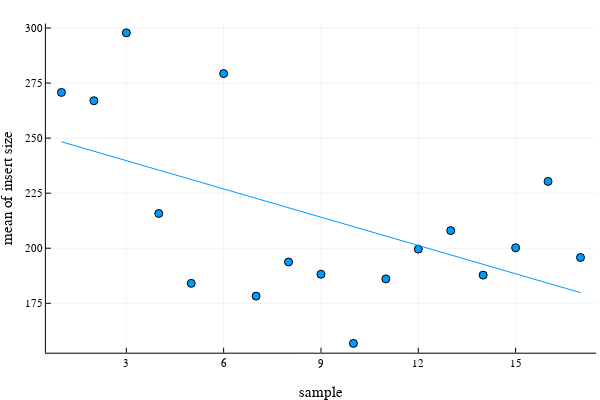

This figure's notebook cell:
### Code cell
# convert an object of type SubString{String} to an object of type Float64
insertDF[!, "MEAN"] = [parse(Float64,x) for x in insertDF[!, "MEAN"]]

scatter(insertDF[!, "MEAN"], xlabel="sample", ylabel="mean of insert size", label=false, smooth=true)

### Figure 1 — Plotly figure (JSON) as saved in the notebook; plotly's stock layout.template omitted (floating-point values rounded to 4 significant figures)
{"data": [{"colorbar": {"title": ""}, "legendgroup": "", "marker": {"color": "rgba(0, 154, 250, 1.000)", "line": {"color": "rgba(0, 0, 0, 1.000)", "width": 1}, "size": 8, "symbol": "circle"}, "mode": "markers", "name": "", "showlegend": false, "type": "scatter", "x": [1, 2, 3, 4, 5, 6, 7, 8, 9, 10, 11, 12, 13, 14, 15, 16, 17], "xaxis": "x", "y": [270.8, 267.0, 297.8, 215.8, 184.0, 279.3, 178.3, 193.7, 188.2, 156.8, 186.1, 199.6, 208.0, 187.8, 200.2, 230.3, 195.8], "yaxis": "y", "zmax": null, "zmin": null}, {"colorbar": {"title": ""}, "legendgroup": "", "line": {"color": "rgba(0, 154, 250, 1.000)", "dash": "solid", "shape": "linear", "width": 1}, "mode": "lines", "name": "", "showlegend": false, "type": "scatter", "x": [1, 17], "xaxis": "x", "y": [248.3, 179.8], "yaxis": "y", "zmax": null, "zmin": null}], "layout": {"annotations": [], "height": 400, "legend": {"bgcolor": "rgba(255, 255, 255, 1.000)", "bordercolor": "rgba(0, 0, 0, 1.000)", "borderwidth": 1, "font": {"color": "rgba(0, 0, 0, 1.000)", "family": "sans-serif", "size": 11}, "title": {"font": {"color": "rgba(0, 0, 0, 1.000)", "family": "sans-serif", "size": 15}, "text": ""}, "tracegroupgap": 0, "traceorder": "normal", "x": 1, "xanchor": "auto", "y": 1, "yanchor": "auto"}, "margin": {"b": 20, "l": 0, "r": 0, "t": 20}, "paper_bgcolor": "rgba(255, 255, 255, 1.000)", "plot_bgcolor": "rgba(255, 255, 255, 1.000)", "showlegend": true, "width": 600, "xaxis": {"anchor": "y", "domain": [0.07647, 0.9934], "gridcolor": "rgba(0, 0, 0, 0.100)", "gridwidth": 0.5, "linecolor": "rgba(0, 0, 0, 1.000)", "mirror": false, "range": [0.52, 17.48], "showgrid": true, "showline": true, "showticklabels": true, "tickangle": 0, "tickcolor": "rgb(0, 0, 0)", "tickfont": {"color": "rgba(0, 0, 0, 1.000)", "family": "sans-serif", "size": 11}, "tickmode": "array", "ticks": "inside", "ticktext": ["3", "6", "9", "12", "15"], "tickvals": [3, 6, 9, 12, 15], "title": "sample", "titlefont": {"color": "rgba(0, 0, 0, 1.000)", "family": "sans-serif", "size": 15}, "type": "-", "visible": true, "zeroline": false, "zerolinecolor": "rgba(0, 0, 0, 1.000)"}, "yaxis": {"anchor": "x", "domain": [0.07581, 0.9902], "gridcolor": "rgba(0, 0, 0, 0.100)", "gridwidth": 0.5, "linecolor": "rgba(0, 0, 0, 1.000)", "mirror": false, "range": [152.6, 302.0], "showgrid": true, "showline": true, "showticklabels": true, "tickangle": 0, "tickcolor": "rgb(0, 0, 0)", "tickfont": {"color": "rgba(0, 0, 0, 1.000)", "family": "sans-serif", "size": 11}, "tickmode": "array", "ticks": "inside", "ticktext": ["175", "200", "225", "250", "275", "300"], "tickvals": [175, 200, 225, 250, 275, 300], "title": "mean of insert size", "titlefont": {"color": "rgba(0, 0, 0, 1.000)", "family": "sans-serif", "size": 15}, "type": "-", "visible": true, "zeroline": false, "zerolinecolor": "rgba(0, 0, 0, 1.000)"}}}
